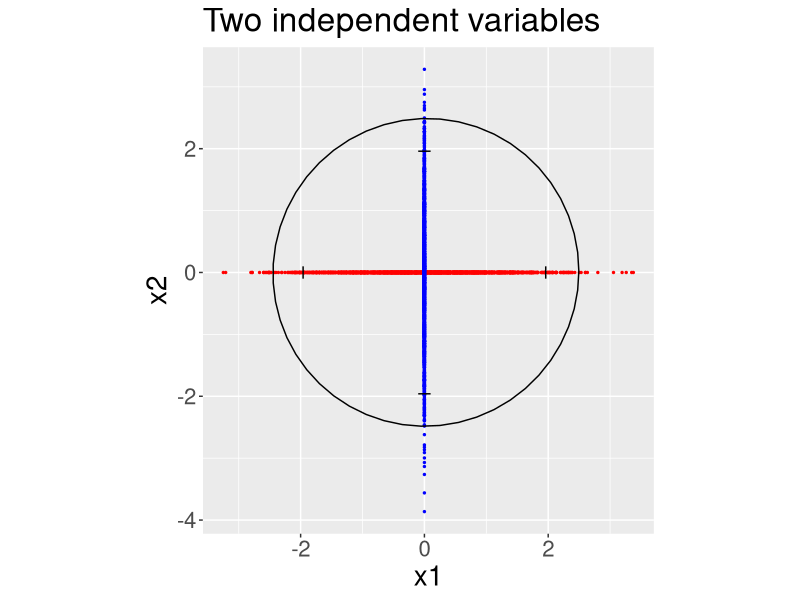
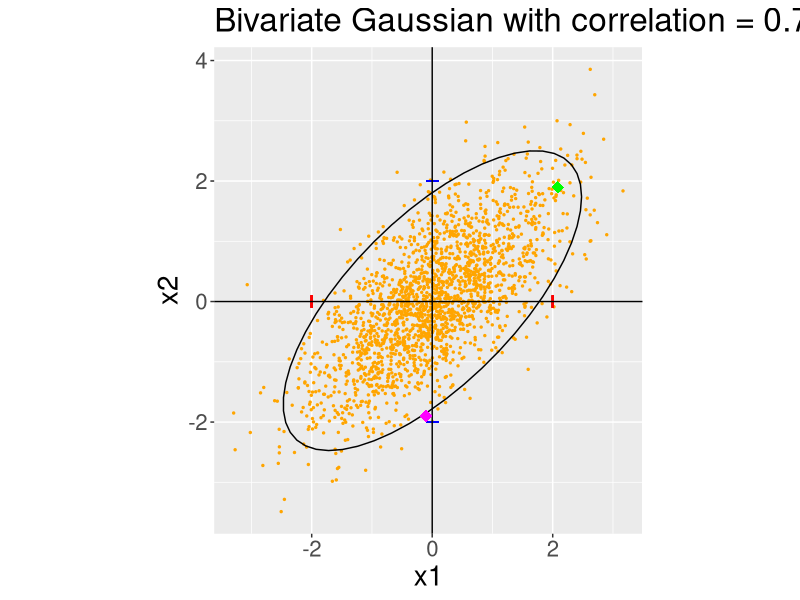

These charts were generated, in order, by the following R code:
# clear workspace
rm(list = ls (all = T))

# load required librarues
library(ggplot2)
library(MASS)

# create 2 1-d rnorms with no correlation
x1 <- rnorm(2000, 0, 1)
x2 <- rnorm(2000, 0, 1)
d <- data.frame(x1, x2)

# plot the points on each axis separately
g <- ggplot() + theme(text = element_text(size=20)) +
    geom_point(data = d, aes(x = x1, y = 0), col = "red", size = 0.5) +
    geom_point(data = d, aes(x = 0, y = x2), col = "blue", size = 0.5) 

# add 95% intervals for each axis
g <- g + geom_segment(aes(x = -1.96, y = -0.1, xend = -1.96, yend = 0.1)) + 
    geom_segment(aes(x = 1.96, y = -0.1, xend = 1.96, yend = 0.1)) +
    geom_segment(aes(x = -0.1, y = -1.96, xend = 0.1, yend = -1.96)) + 
    geom_segment(aes(x = -0.1, y = 1.96, xend = 0.1, yend = 1.96)) + ylab("x2")

# add 95% confidence ellipse andn title
g <- g + stat_ellipse(type = "norm", data = d, aes(x = x1, y = x2)) +
    ggtitle("Two independent variables") + coord_fixed()
g

# now add some correlation
m <- data.frame(mvrnorm(n = 2000, mu = c(0, 0),
                        Sigma = matrix(c(1, 0.7, 0.7, 1), 2, 2)))
names(m) <- c("x1", "x2")

# plot the points in 2 dimensions
h <- ggplot(data = m, aes(x = x1, y = x2)) + 
    theme(text = element_text(size=20)) +
    geom_point(size = 0.5, col = "orange")

# add 95% intervals for each axis
h <- h + geom_segment(aes(x = -2, y = -0.1, xend = -2, yend = 0.1), col = "red") + 
    geom_segment(aes(x = 2, y = -0.1, xend = 2, yend = 0.1), col = "red") +
    geom_segment(aes(x = -0.1, y = -2, xend = 0.1, yend = -2), col = "blue") + 
    geom_segment(aes(x = -0.1, y = 2, xend = 0.1, yend = 2), col = "blue") +
    ylab("x2") + coord_fixed()

# add 95% confidence ellipse and title
h <- h + stat_ellipse(type = "norm") +
    geom_vline(xintercept = 0) + geom_hline(yintercept = 0) +
    ggtitle("Bivariate Gaussian with correlation = 0.7")

# add demo points
h <- h + 
    geom_point(x = 2.08, y = 1.9, color = "green", size = 4, shape = 18) + 
    geom_point(x = -0.1, y = -1.90, color = "magenta", size = 4, shape = 18)
h